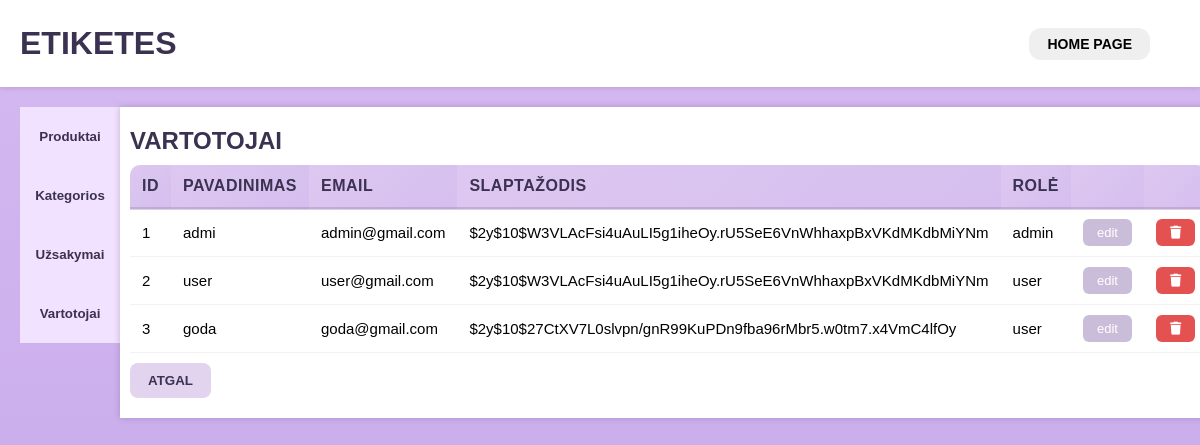
Screenshot of /Kursinis/admin/vartotojai/vartotojai.php (signed in) with the database file from the repository.
### tables this page shows
CREATE TABLE `users` (
  `id` int(11) NOT NULL,
  `name` varchar(100) NOT NULL,
  `email` varchar(150) NOT NULL,
  `pass` varchar(255) NOT NULL,
  `role` enum('user','admin') NOT NULL DEFAULT 'user'
);

### Kursinis/admin/vartotojai/vartotojai.php (the view, shortened to what this page needs)
<?php
$db = new mysqli("localhost", "root", "", "etikeciu_parduotuve");
if (!$db->connect_error) {
    $res = $db->query("SELECT * FROM users");
}
?>
<!DOCTYPE html>
<html lang="lt">
<head>
    <link rel="stylesheet" href="../styles.css">
    <link rel="stylesheet" href="https://cdnjs.cloudflare.com/ajax/libs/font-awesome/6.5.0/css/all.min.css">
</head>
<body>
    <div class="header">
        <h1>ETIKETES</h1>
        <a href="http://localhost/Kursinis/index.php">
            <button class="home-btn">HOME PAGE</button>
        </a>
    </div>
    <div class="layout">
        <div class="main-buttons">
            <a  href="/Kursinis/admin/produktai/produktai.php">
                <button class="side-button">Produktai</button>
            </a>
            <a href="/Kursinis/admin/kategorijos/kategorijos.php">
                <button class="side-button">Kategorios</button>
            </a>
            <a href="/Kursinis/admin/uzsakymai/uzsakymai.php">
                <button class="side-button">Užsakymai</button>
            </a>
            <a href="/Kursinis/admin/vartotojai/vartotojai.php">
                <button class="side-button">Vartotojai</button>
            </a>
        </div>
        <div class="content">
            <h2>VARTOTOJAI</h2>
            <table>
                <tr class="top-tr">
                    <th>ID</th>
                    <th>PAVADINIMAS</th>
                    <th>EMAIL</th>
                    <th>SLAPTAŽODIS</th>
                    <th>ROLĖ</th>
                    <th></th>
                    <th></th>
                </tr>
                <tr>
                    <?php while ($r = $res->fetch_assoc()):
                        echo "<tr>";
                        echo    "<td>" . $r['id'] . "</td>";
                        echo    "<td>" . $r['name'] . "</td>";
                        echo    "<td>" . $r['email'] . "</td>";
                        echo    "<td>" . $r['pass'] . "</td>";
                        echo    "<td>" . $r['role'] . "</td>";
                        echo    "<td><a href='vartotojai_edit.php?id=" . $r['id'] . "'><button class='table-btn'>edit</button></a></td>";
                        echo    "<td><a href='vartotojai_delete.php?id=" . $r['id'] . ">'><button class='delete-btn'><i class='fa-solid fa-trash'></i></button></a></td>";
                        echo "</tr>";
                    endwhile; ?>
                </tr>
            </table>
            <a href="/Kursinis/admin/index.php">
                <button class="back-button">ATGAL</button>
            </a>
        </div>
    </div>
</body>
</html>

### Kursinis/admin/styles.css (style rules this page uses)
body { padding: 0; margin: 0; background: linear-gradient(to bottom, #d5b9f0, #c3a6ea); font-family: Arial, sans-serif; min-height: 100vh; height: auto; }
.layout { display: flex; margin: 20px; min-height: 150px; min-width: 1120px; }
.content { flex: 1; padding: 10px; background-color: white; box-shadow: 0 0 6px rgba(90, 70, 110, 0.3); border-radius: 0 10px 10px 0; }
h2 { margin: 0; padding: 10px 10px 10px 0; border-radius: 6px; color: #3b3150; }
h1 { margin: 0; padding: 20px; color: #3b3150; }
.header { display: flex; flex-direction: row; background-color: white; margin-bottom: 10px; padding: 5px 0; box-shadow: 0px 1px 5px rgba(145, 128, 160, 0.4); }
.header a { margin: auto 50px auto auto; }
.home-btn { border: none; cursor: pointer; font-family: inherit; font-weight: bold; font-size: 14px; padding: 8px 18px; border-radius: 12px; transition: all 0.2s ease; margin: auto auto; }
table { border-collapse: collapse; width: 100%; }
.top-tr th { background: linear-gradient(135deg, #dec8f1, #d4bfee); color: #3b3150; padding: 12px; font-weight: 700; border-bottom: 3px solid rgba(140, 100, 170, 0.3); text-align: left; letter-spacing: 0.5px; }
.top-tr th:first-child { border-top-left-radius: 10px; }
.top-tr th:last-child { border-top-right-radius: 10px; }
td { padding: 10px 12px; border-bottom: 1px solid rgba(0, 0, 0, 0.05); font-size: 15px; }
.delete-btn { background-color: rgb(228, 81, 81); border: none; padding: 6px 14px; border-radius: 6px; color: #ffffff; font-size: 13px; cursor: pointer; }
.table-btn { background-color: rgb(202, 189, 217); border: none; padding: 6px 14px; border-radius: 6px; color: #ffffff; font-size: 13px; cursor: pointer; }
.back-button { margin: 10px 0; background-color: rgb(226, 211, 239); border: none; padding: 10px 18px; border-radius: 8px; color: #3b3150; font-weight: 600; cursor: pointer; }
.side-button { background-color: rgb(241, 226, 255); border: none; padding: 10px; cursor: pointer; height: 59px; padding: 20px 0; width: 100px; font-weight: bold; color: #3b3150; }
.main-buttons { display: flex; flex-direction: column; gap: 0; padding: 0; margin: 0; }

### rows the page displays
users: id "1", name "admi", email "admin@gmail.com", pass "$2y$10$W3VLAcFsi4uAuLI5g1iheOy.rU5SeE6VnWhhaxpBxVKdMKdbMiYNm", role "admin"
users: id "2", name "user", email "user@gmail.com", pass "$2y$10$W3VLAcFsi4uAuLI5g1iheOy.rU5SeE6VnWhhaxpBxVKdMKdbMiYNm", role "user"
users: id "3", name "goda", email "goda@gmail.com", pass "$2y$10$27CtXV7L0slvpn/gnR99KuPDn9fba96rMbr5.w0tm7.x4VmC4lfOy", role "user"
